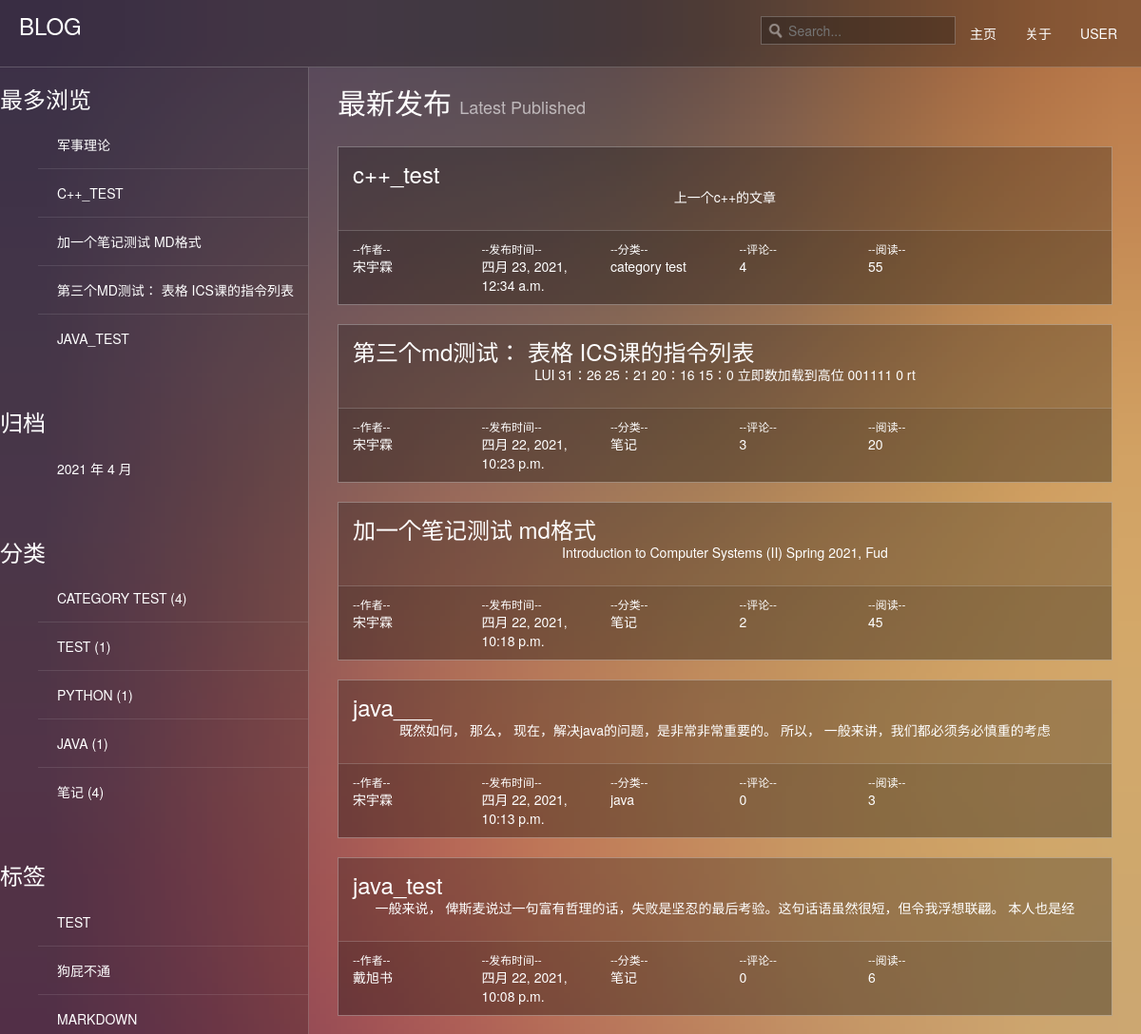
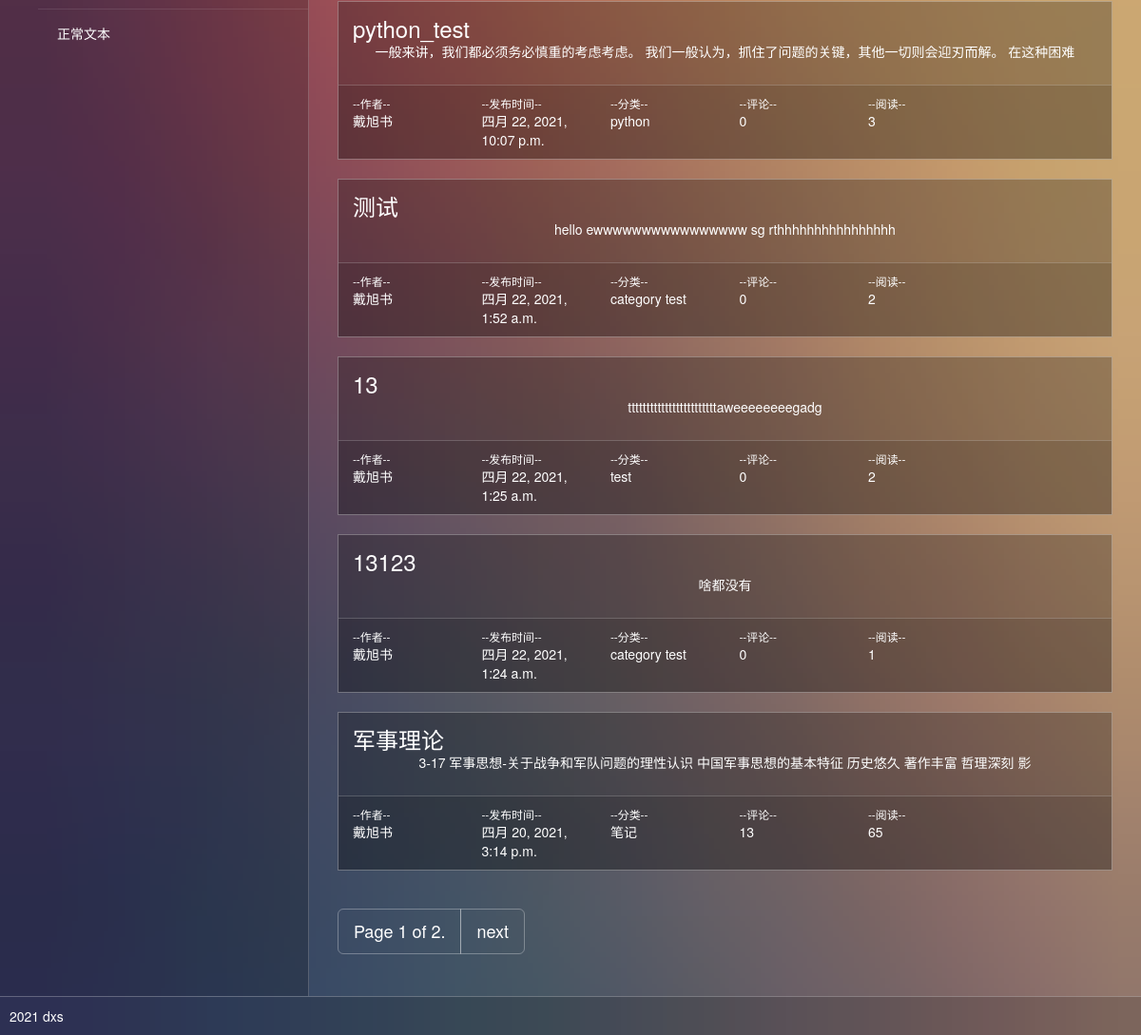
The page / on the database its author committed (2 pictures, top to bottom).
### blog/models.py (models this page shows, shortened)
class Post(models.Model):
    def get_absolute_url(self):
        return reverse('blog:detail', kwargs={'pk': self.pk})
    title = models.CharField(max_length=70)
    body = models.TextField()
    created_time = models.DateTimeField('创建时间',default=timezone.now)
    modified_time = models.DateTimeField()
    excerpt = models.CharField(max_length=200, blank=True)
    category = models.ForeignKey(Category, on_delete=models.CASCADE)
    author = models.ForeignKey(User, on_delete=models.CASCADE)
    views = models.PositiveIntegerField(default=0, editable=False)

class Category(models.Model):
    name = models.CharField(max_length=100)

class Tag(models.Model):
    name = models.CharField(max_length=100)

### blog/views.py (the view, shortened to what this page needs)
# urls.py: path('', views.index, name='index'),
def index(request):
    posts = Post.objects.all().order_by('-created_time')
    search=None
    message=None
    paginator = Paginator(posts,10)
    page = request.GET.get('page')
    try:
        post_list = paginator.page(page)
    except PageNotAnInteger:
        post_list = paginator.page(1)
    except EmptyPage:
        post_list = paginator.page(paginator.num_pages)
    return render(request,'blog/index.html',context={'post_list':post_list,'search':search,'message':message
    })

### blog/templatetags/blog_extras.py (called while the page is built)
@register.inclusion_tag('blog/inclusions/_most_viewed.html', takes_context=True)
def show_recent_posts(context, num=5):
    return {
        'most_viewed_list': Post.objects.all().order_by('-views')[:num],
    }

@register.inclusion_tag('blog/inclusions/_archives.html', takes_context=True)
def show_archives(context):
    return {
        'date_list': Post.objects.dates('created_time', 'month', order='DESC'),
    }

@register.inclusion_tag('blog/inclusions/_categories.html', takes_context=True)
def show_categories(context):
    category_list = Category.objects.annotate(num_posts=Count('post')).filter(num_posts__gt=0)
    return {
        'category_list': category_list,
    }

@register.inclusion_tag('blog/inclusions/_tags.html', takes_context=True)
def show_tags(context):
    tag_list = Tag.objects.all()
    return {
        'tag_list': tag_list,
    }

### templates/blog/index.html (shortened to what this page needs)
{% extends 'base.html' %}
{% block main %}
  <div class="page-content">
    <div class="content container">
      {% if search %}
      <div class="row">
        <div class="col-lg-12">
          <h2 class="page-title"><small>关键词: </small>{{ search }} </h2>
        </div>
      </div>
      {% else %}
      <div class="row">
        <div class="col-lg-12">
          <h2 class="page-title">最新发布 <small>Latest Published</small></h2>
        </div>
      </div>
      {% endif %}
      {%for post in post_list %}
      <div class="row">
        <div class="col-lg-12">
          <div class="widget-container">
            <div class="padded"> <a href="{{ post.get_absolute_url }}"><span class="h3">{{post.title}}</span></a>
              <div class="text-center padder m-t"> <p>{{post.excerpt}}</p> </div>
            </div>
            <div class="widget-footer lt">
              <div class="row">
                <div class="col-xs-2"> <small class="text-muted block">--作者--</small> <span>{{post.author}}</span> </div>
                <div class="col-xs-2"> <small class="text-muted block">--发布时间--</small> <span>{{post.created_time}}</span> </div>
                <div class="col-xs-2"> <small class="text-muted block">--分类--</small> <span>{{post.category.name}}</span> </div>
                <div class="col-xs-2"> <small class="text-muted block">--评论--</small> <span>{{post.comment_set.count}}</span> </div>
                <div class="col-xs-2"> <small class="text-muted block">--阅读--</small> <span>{{post.views}}</span> </div>
              </div>
            </div>
          </div>
        </div>
      </div>
      {% endfor %}
      <div>
        <ul class="pagination pagination-lg">
          <li><a href="#">Page {{ post_list.number }} of {{ post_list.paginator.num_pages }}.</a></li>
          {% if post_list.has_next %}
          <li><a href="?page={{ post_list.next_page_number }}">next</a></li>
          {% endif %}
        </ul>
      </div>
    </div>
  </div>
{% endblock main %}

### templates/blog/inclusions/_most_viewed.html
<div class="widget widget-recent-posts">
    <h3 class="widget-title">最多浏览</h3>
    <ul>
      {% for post in most_viewed_list %}
        <li>
          <a href="{{ post.get_absolute_url }}">{{ post.title }}</a>
        </li>
      {% empty %}
        暂无文章！
      {% endfor %}
    </ul>
  </div>

### templates/blog/inclusions/_categories.html
<div class="widget widget-category">
    <h3 class="widget-title">分类</h3>
    <ul>
      {% for category in category_list %}
        <li>
          <a href="{% url 'blog:category' category.pk %}">{{ category.name }} <span class="post-count">({{ category.num_posts }})</span></a>
        </li>
      {% empty %}
        暂无分类！
      {% endfor %}
    </ul>
  </div>

### templates/blog/inclusions/_tags.html
<div class="widget widget-tag-cloud">
    <h3 class="widget-title">标签</h3>
    <ul>
      {% for tag in tag_list %}
        <li>
          <a href="{% url 'blog:tag' tag.pk %}">{{ tag.name }}</a>
        </li>
      {% empty %}
        暂无标签！
      {% endfor %}
    </ul>
  </div>

### blog/static/blog/css/thin-admin.css (style rules this page uses)
body { background-color: #54364a; background-size: cover; background-image:url(../images/a.jpg); }
.page-content { color: #FFF; padding: 20px 30px; display: table-cell; float: none!important; }
.container { max-width: none !important; padding: 0; }
#side-nav * { overflow-x: hidden; overflow-y: visible; text-overflow: ellipsis; white-space: nowrap; }
#side-nav ul#nav li { border-bottom: 1px solid rgba(255,255,255, 0.1); display: block; margin: 0; padding: 0; }
#side-nav ul#nav li:last-child, #side-nav ul#nav li.open, #side-nav ul#nav li.open-default, #side-nav ul#nav li.open-fixed { border-bottom: 0 none; }
#side-nav ul#nav li a { border: 0 none; color: #fff; display: block; font-size: 14px; font-weight: 200; margin: 0; padding: 15px 15px 15px 20px; position: relative; text-decoration: none; text-transform: uppercase; }
@media (min-width:320px) { .page-title { margin: 0px !important; } }
@media (min-width:481px) { .page-title { margin: 0px !important; } }
.page-title { margin: -30px 0 0; padding: 0 0 30px; }
.widget-container { background-color: rgba(0, 0, 0, 0.25); border: 1px solid rgba(255,255,255, 0.3); margin-bottom:20px; }
.padded { padding: 15px; }
.text-center { text-align: center; }
.widget-footer { background-color: rgba(0, 0, 0, 0.10); border-top: 1px solid rgba(255,255,255, 0.2); padding: 10px 15px; }
.lt { background-color: rgba(0, 0, 0, 0.10); }
.text-muted { color: #FFFFFF; }
.block { display: block; }

### blog/static/blog/style/style.css (style rules this page uses)
.widget { position: relative; clear: both; padding-bottom: 30px; width: auto; overflow: hidden; }

### rows shown on the page
Post: title "军事理论", excerpt "3-17 军事思想-关于战争和军队问题的理性认识 中国军事思想的基本特征 历史悠久 著作丰富 哲理深刻 影", author "戴旭书", created_time "四月 20, 2021, 3:14 p.m.", category.name "笔记", comment_set.count "13", views "65"
Post: title "C++_TEST", title "c++_test", excerpt "上一个c++的文章", author "宋宇霖", created_time "四月 23, 2021, 12:34 a.m.", category.name "category test", comment_set.count "4", views "55"
Post: title "加一个笔记测试 MD格式", title "加一个笔记测试 md格式", excerpt "Introduction to Computer Systems (II) Spring 2021, Fud", author "宋宇霖", created_time "四月 22, 2021, 10:18 p.m.", category.name "笔记", comment_set.count "2", views "45"
Post: title "第三个MD测试： 表格 ICS课的指令列表", title "第三个md测试： 表格 ICS课的指令列表", excerpt "LUI 31：26 25：21 20：16 15：0 立即数加载到高位 001111 0 rt", author "宋宇霖", created_time "四月 22, 2021, 10:23 p.m.", category.name "笔记", comment_set.count "3", views "20"
Post: title "JAVA_TEST", title "java_test", excerpt "一般来说， 俾斯麦说过一句富有哲理的话，失败是坚忍的最后考验。这句话语虽然很短，但令我浮想联翩。 本人也是经", author "戴旭书", created_time "四月 22, 2021, 10:08 p.m.", category.name "笔记", comment_set.count "0", views "6"
Category: name "CATEGORY TEST", num_posts "4"
Category: name "TEST", num_posts "1"
Category: name "PYTHON", num_posts "1"
Category: name "JAVA", num_posts "1"
Category: name "笔记", num_posts "4"
Tag: name "TEST"
Tag: name "狗屁不通"
Tag: name "MARKDOWN"
Tag: name "正常文本"
Post: title "java___", excerpt "既然如何， 那么， 现在，解决java的问题，是非常非常重要的。 所以， 一般来讲，我们都必须务必慎重的考虑", author "宋宇霖", created_time "四月 22, 2021, 10:13 p.m.", category.name "java", comment_set.count "0", views "3"
Post: title "python_test", excerpt "一般来讲，我们都必须务必慎重的考虑考虑。 我们一般认为，抓住了问题的关键，其他一切则会迎刃而解。 在这种困难", author "戴旭书", created_time "四月 22, 2021, 10:07 p.m.", category.name "python", comment_set.count "0", views "3"
Post: title "测试", excerpt "hello ewwwwwwwwwwwwwwww sg rthhhhhhhhhhhhhhhh", author "戴旭书", created_time "四月 22, 2021, 1:52 a.m.", category.name "category test", comment_set.count "0", views "2"
Post: title "13", excerpt "ttttttttttttttttttttttttaweeeeeeeegadg", author "戴旭书", created_time "四月 22, 2021, 1:25 a.m.", category.name "test", comment_set.count "0", views "2"
Post: title "13123", excerpt "啥都没有", author "戴旭书", created_time "四月 22, 2021, 1:24 a.m.", category.name "category test", comment_set.count "0", views "1"

### other values the page prints
{{ date.year }} "2021"
{{ date.month }} "4"
{{ post_list.number }} "1"
{{ post_list.paginator.num_pages }} "2"
